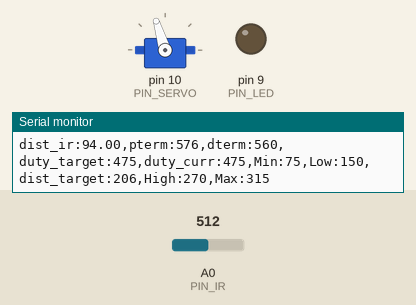
This sketch was run on a simulated Arduino Uno, built with avr-gcc and run on an emulated ATmega328P. Shown: servo, output pins drawn as LEDs (lit = HIGH), the last lines printed to the serial monitor. The inputs (shaded band) are chosen by the test bench; at power-on: A0 (PIN_IR) = 512.

Above: at 2.2 s.
2.3 s: A0 (PIN_IR) set to 306
At 2.9 s:
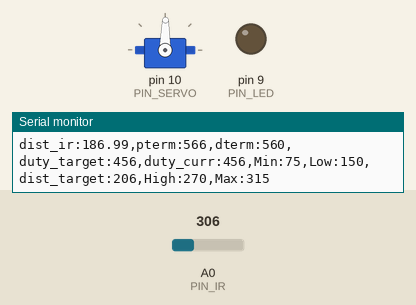
4.0 s: A0 (PIN_IR) set to 122
At 5.2 s:
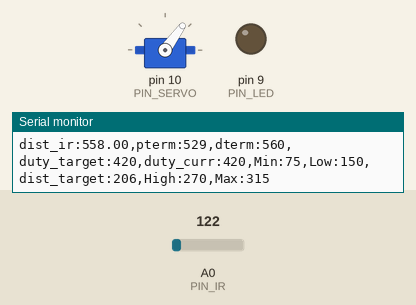
5.5 s: A0 (PIN_IR) set to 420
At 6.5 s:
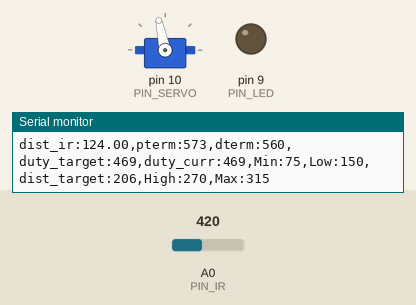
Timing chart, 0 to 8.5 s (numbered marks = the images above; inputs shaded):
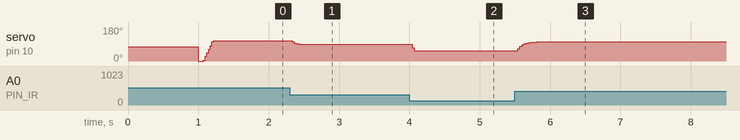

Measured:
- after the input at 2.3 s, servo on pin 10 (PIN_SERVO): 107° → 90° at once, → 89° 0.23 s later
- after the input at 4.0 s, servo on pin 10 (PIN_SERVO): 89° → 54° at once
- after the input at 5.5 s, servo on pin 10 (PIN_SERVO): moves from 54° to 102° over 0.42 s, starting at once

The sketch:

p.ino
```cpp
#include <Servo.h>
Servo myservo;
// Arduino pin assignment
#define PIN_IR A0
#define PIN_LED 9
#define PIN_SERVO 10

unsigned long last_sampling_time_dist, last_sampling_time_servo, last_sampling_time_serial; // unit: ms
bool event_dist, event_servo, event_serial;
float raw_dist;

float dist_target; // location to send the ball
//===================================================
// 코드를 작동시키기 전에 _DUTY_NEU의 값을 각자의 중립위치각도로 수정 후 사용!!!
#define _DUTY_NEU 1330 // neutral position
//===================================================
#define _INTERVAL_DIST 30   // USS interval (unit: ms)
#define _INTERVAL_SERVO 20 // [3401] 서보를 20ms마다 조작하기
#define _INTERVAL_SERIAL 100 // serial interval (unit: ms)
#define _DIST_TARGET 255  //[3166]목표로 하는 탁구공 중심 위치까지 거리255mm로 고정
#define _DIST_MIN 10                       //[3164] 최소 측정 거리 10mm로 고정
#define _DIST_MAX 410   // [3401] 측정 거리의 최댓값를 410mm로 설정
#define _DUTY_MIN 1100    //[3148]  서보의 가동 최소 각도(0)
#define _DUTY_MAX 1700
#define DELAY_MICROS  1500
#define EMA_ALPHA 0.35
#define _SERVO_ANGLE 30   //[3159] 서보의 각도(30º)
//[3150] 레일플레이트가 사용자가 원하는 가동범위를 움직일때, 이를 움직이게 하는 서보모터의 가동범위
#define _SERVO_SPEED 1000//150             //[3147]  서보 속도를 30으로 설정
#define _ITERM_MAX 15

#define KP 2
#define KD 70
#define KI 0.08

#define INTERVAL 10.0
float filtered_dist, filtered_cali_dist;
float ema_dist = 0;
float samples_num = 3;
int duty_chg_per_interval;    //[3167] 주기동안 duty 변화량 변수
int duty_target, duty_curr;    // [3157] 서보의 목표위치와 서보에 실제로 입력할 위치
int a, b;
float error_curr, error_prev, control, pterm, dterm, iterm;

float ir_distance(void) { // return value unit: mm
  float val;
  float volt = float(analogRead(PIN_IR));
  val = ((6762.0 / (volt - 9.0)) - 4.0) * 10.0;
  return val;
}

// ================
float under_noise_filter(void) {
  int currReading;
  int largestReading = 0;
  for (int i = 0; i < samples_num; i++) {
    currReading = ir_distance();
    if (currReading > largestReading) {
      largestReading = currReading;
    }
    // Delay a short time before taking another reading
    delayMicroseconds(DELAY_MICROS);
  }
  return largestReading;
}
float filtered_ir_distance(void) {
  int currReading;
  int lowestReading = 1024;
  for (int i = 0; i < samples_num; i++) {
    currReading = under_noise_filter();
    if (currReading < lowestReading) {
      lowestReading = currReading;
    }
  }
  ema_dist = EMA_ALPHA * lowestReading + (1 - EMA_ALPHA) * ema_dist;
  return ema_dist;
}
//===================================================

void setup() {
  Serial.begin(57600);
  pinMode(PIN_LED, OUTPUT);
  myservo.attach(PIN_SERVO);
  iterm = 0;
  myservo.writeMicroseconds(_DUTY_NEU);
  delay(1000);
  // initialize last sampling time
  last_sampling_time_dist= last_sampling_time_servo = last_sampling_time_serial = 0;
  event_dist = event_servo= event_serial = false;
  dist_target = _DIST_TARGET;
  duty_chg_per_interval = int((_DUTY_MAX - _DUTY_MIN) * (_SERVO_SPEED /  _SERVO_ANGLE) * (float(INTERVAL) / 1000.0));
}

void loop() {
  //myservo.writeMicroseconds(_DUTY_NEU);
  unsigned long time_curr = millis();
  if (time_curr >= last_sampling_time_dist + _INTERVAL_DIST) {
    last_sampling_time_dist += _INTERVAL_DIST;
    event_dist = true;
  }
  if(time_curr >= last_sampling_time_servo + _INTERVAL_SERVO) {
        last_sampling_time_servo += _INTERVAL_SERVO;
        event_servo = true;
  }
  if (time_curr >= last_sampling_time_serial + _INTERVAL_SERIAL) {
    last_sampling_time_serial += _INTERVAL_SERIAL;
    event_serial = true;
  }
  if (event_servo) {
    event_servo = false; // [3153] servo EventHandler Ticket -> false
    // adjust duty_curr toward duty_target by duty_chg_per_interval
    if (duty_target > duty_curr) {
      duty_curr += duty_chg_per_interval;
      if (duty_curr > duty_target) duty_curr = duty_target;
    }
    else {
      duty_curr -= duty_chg_per_interval;
      if (duty_curr < duty_target) duty_curr = duty_target;
    }
    // update servo position
    myservo.writeMicroseconds(duty_curr);   //[3166]위에서 바뀐 현재위치 값을 갱신
  }


  if (event_dist) {
    event_dist = false;
    raw_dist = ir_distance();
    //==============================================
    filtered_dist = filtered_ir_distance();
    filtered_cali_dist = 100 + 300.0 / (300 - 68) * (filtered_dist - 68);
    error_curr = _DIST_TARGET - filtered_dist; // [3158] 목표값 에서 현재값을 뺀 값이 오차값
    //===============================================
    pterm = KP*error_curr;                  // P 제어
    control = pterm;
    //===============================================
    /*dterm = KD * (error_curr - error_prev); // PD 제어
    //control = dterm + pterm;
    //===============================================
    //iterm += KI * error_curr;              // PID 제어
    if(abs(iterm) > _ITERM_MAX) iterm = 0;
    if(iterm > _ITERM_MAX) iterm = _ITERM_MAX;
    if(iterm < - _ITERM_MAX) iterm = - _ITERM_MAX;
    control = pterm + dterm + iterm;*/
    //===============================================*/
    duty_target = _DUTY_NEU + control;
    // Limit duty_target within the range of [_DUTY_MIN, _DUTY_MAX]
    if(duty_target < _DUTY_MIN) duty_target = _DUTY_MIN; // lower limit
    if(duty_target > _DUTY_MAX) duty_target = _DUTY_MAX; // upper limit
    // update error_prev
    error_prev = error_curr;

  }
  if (event_serial) {
    event_serial = false;
    /*// output the read value to the serial port
    Serial.print("IR:");
    Serial.print(filtered_dist);
    Serial.print(",T:");
    Serial.print(dist_target);
    Serial.print(",P:");
    Serial.print(map(pterm,-1000,1000,510,610));
    Serial.print(",D:");
    Serial.print(map(dterm,-1000,1000,510,610));
    Serial.print(",I:");
    Serial.print(map(iterm,-1000,1000,510,610));
    Serial.print(",DTT:");
    Serial.print(map(duty_target,1000,2000,410,510));
    Serial.print(",DTC:");
    Serial.print(map(duty_curr,1000,2000,410,510));
    Serial.println(",-G:245,+G:265,m:0,M:800");
    */
    Serial.print("dist_ir:");
    Serial.print(filtered_dist);
    Serial.print(",pterm:");
    Serial.print(map(pterm,-1000,1000,510,610));
    Serial.print(",dterm:");
    Serial.print(map(dterm,-1000,1000,510,610));
    Serial.print(",duty_target:");
    Serial.print(map(duty_target,1000,2000,410,510));
    Serial.print(",duty_curr:");
    Serial.print(map(duty_curr,1000,2000,410,510));
    Serial.println(",Min:75,Low:150,dist_target:206,High:270,Max:315");
    //*/

  }
}
```
